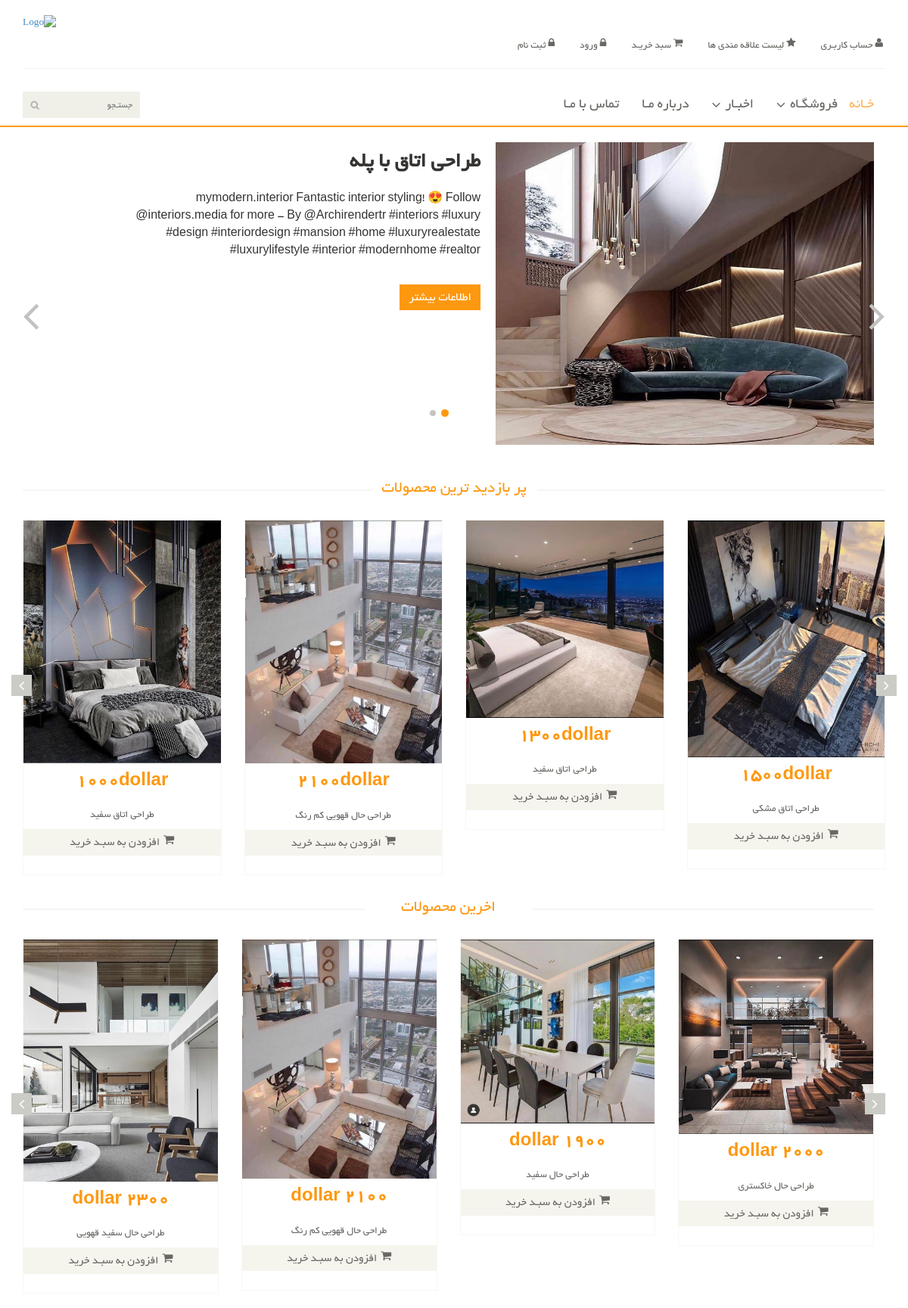
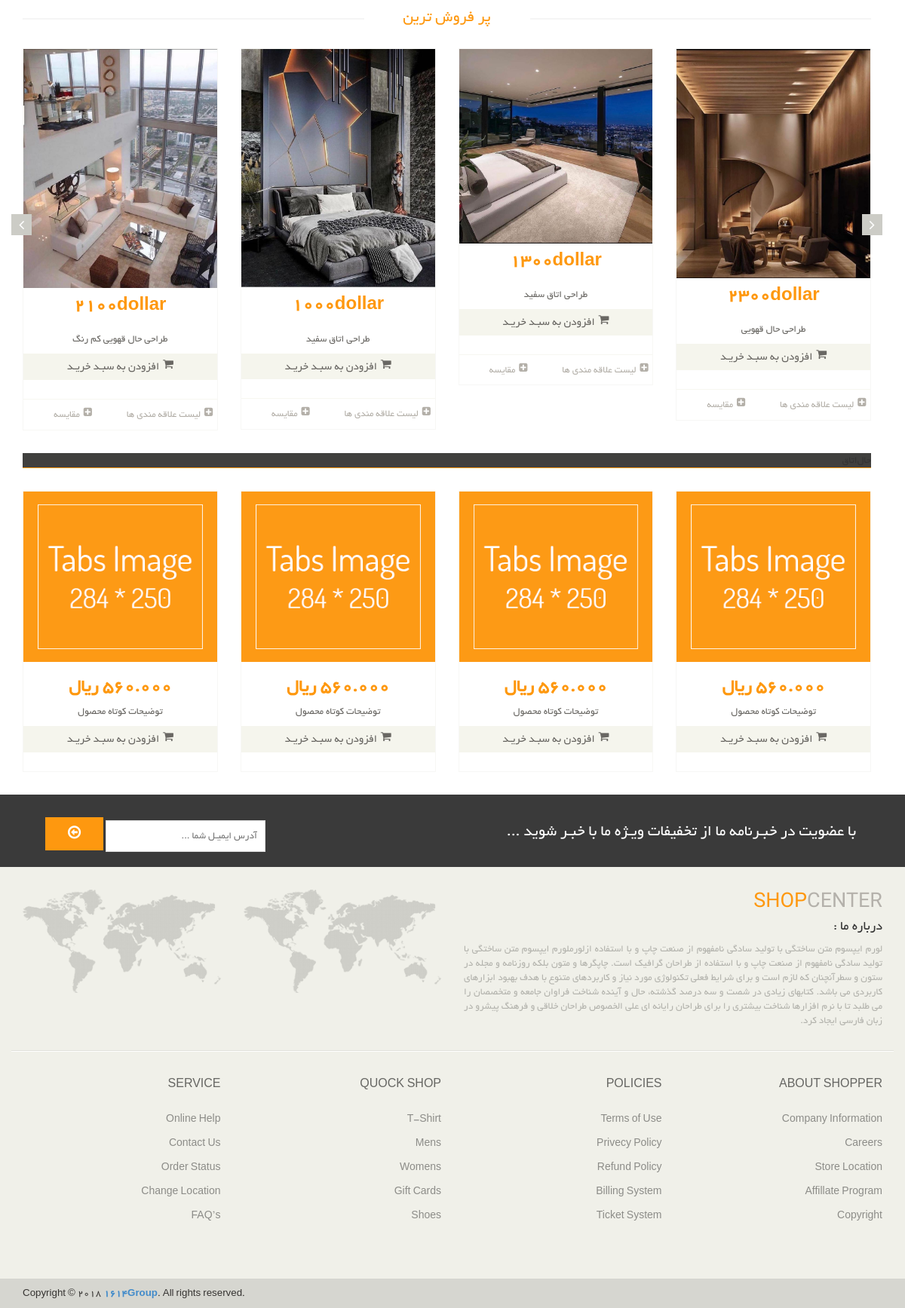
The page / on the database its author committed (2 pictures, top to bottom).
### eshop_sliders/models.py (models this page shows, shortened)
class Slider(models.Model):
    title=models.CharField(max_length=150,default=True)
    link=models.URLField(max_length=200,default=True)
    description=models.TextField(default=True)
    image=models.ImageField(upload_to=upload_image_path,blank=True,null=True)
    class Meta:
        verbose_name="اسلایدر"
        verbose_name_plural="اسلایدرها"

### eshop_product/models.py (models this page shows, shortened)
class Product(models.Model):
    title=models.CharField(max_length=150,verbose_name='عنوان')
    description=models.TextField(verbose_name='توضیحات')
    price=models.IntegerField(verbose_name='قیمت')
    image=models.ImageField(upload_to=upload_image_path,null=True,blank=True,verbose_name='عکس')
    active=models.BooleanField(default=False,verbose_name='فعال/غیر فعال')
    categories=models.ManyToManyField(PoroductCategory,blank=True,verbose_name='دسته بندی ها ')
    visit_count=models.IntegerField(default=0)
    bestselling=models.IntegerField(default=0)
    objects = ProductManager()
    class Meta:
        verbose_name = 'محصول'
        verbose_name_plural = 'محصولات'

### eshop_tamrini/views.py (the view)
# urls.py: path('', home_page),
def home_page(request):
    sliders=Slider.objects.all()
    most_visit_product=Product.objects.order_by('-visit_count').all()[:8]
    lates_product=Product.objects.order_by('-id').all()[:8]
    best_selling=Product.objects.order_by('-bestselling').all()[:8]
    categorty = PoroductCategory.objects.all()
    context={
        'sliders':sliders,
        'most_visit':my_grouper(4,most_visit_product),
        'lates':my_grouper(4,lates_product),
        'best_selling':my_grouper(4,best_selling),
        'category':categorty
    }
    return render (request,'home_page.html',context)

### templates/home_page.html (shortened to what this page needs)
{% extends 'share/_MainLayout.html' %}
{% load static %}
{% block content %}
    <section id="slider">
		<div class="container">
			<div class="row">
				<div class="col-sm-12">
					<div id="slider-carousel" class="carousel slide" data-ride="carousel">
						<ol class="carousel-indicators">
							<li data-target="#slider-carousel" data-slide-to="0" class="active"></li>
							<li data-target="#slider-carousel" data-slide-to="1"></li>
						</ol>
						<div class="carousel-inner">
								{% for slider in sliders %}
                                <div class="item {{ forloop.first|yesno:"active, " }}">
								  <div class="col-sm-6">
									<h2>{{ slider.title }}</h2>
									<p>{{ slider.description }} </p>
                                    <a href="{{ slider.link }}" class="btn btn-default get" target="_blank">اطلاعات بیشتر</a>
								</div>
								<div class="col-sm-6">
									<img src="{{ slider.image.url }}" class="girl img-responsive" alt="{{ slider.title }}" width="500px" height="400px"/>
								</div>
                                    </div>
								{% endfor %}
						</div>
						<a href="#slider-carousel" class="left control-carousel hidden-xs" data-slide="prev">
							<i class="fa fa-angle-left"></i>
						</a>
						<a href="#slider-carousel" class="right control-carousel hidden-xs" data-slide="next">
							<i class="fa fa-angle-right"></i>
						</a>
					</div>
				</div>
			</div>
		</div>
	</section>
	<section>
		<div class="container">
			<div class="row">
				<div class="recommended_items">
						<h2 class="title text-center">پر بازدید ترین محصولات</h2>
						<div id="recommended-item-carousel" class="carousel slide" data-ride="carousel">
							<div class="carousel-inner">
								{% for product_visit in most_visit %}
								<div class="item {{ forloop.first|yesno:'active,' }}" >
									{% for group in product_visit %}
									<div class="col-sm-3">
										<div class="product-image-wrapper">
											<div class="single-products">
												<div class="productinfo text-center">
													<img src="{{ group.image.url }}" alt="" />
													<h2>{{ group.price }}dollar</h2>
													<p>{{ group.title }}</p>
													<a href="#" class="btn btn-default add-to-cart"><i class="fa fa-shopping-cart"></i>افزودن به سبـد خرید</a>
												</div>
											</div>
										</div>
									</div>
									{% endfor %}
								</div>
								{% endfor %}
							</div>
							 <a class="left recommended-item-control" href="#recommended-item-carousel" data-slide="prev">
								<i class="fa fa-angle-left"></i>
							  </a>
							  <a class="right recommended-item-control" href="#recommended-item-carousel" data-slide="next">
								<i class="fa fa-angle-right"></i>
							  </a>
						</div>
					</div>
				<div class="col-sm-12 padding-right">
					<div class="features_items">
						<a href="shop-2.html"><h2 class="title text-center">اخرین محصولات</h2></a>
						<div id="new-item-carousel" class="carousel slide" data-ride="carousel">
						<div class="carousel-inner">
						{% for product_lates in lates %}
						<div class="item {{ forloop.first|yesno:"active," }}">
							      {% for akharin in product_lates %}
							      <div class="col-sm-3">
										<div class="product-image-wrapper">
											<div class="single-products">
												<div class="productinfo text-center">
													<img src="{{ akharin.image.url }}" alt="" />
													<h2>dollar {{ akharin.price }}</h2>
													<p>{{ akharin.title }}</p>
													<a href="#" class="btn btn-default add-to-cart"><i class="fa fa-shopping-cart"></i>افزودن به سبـد خرید</a>
												</div>
											</div>
										</div>
									</div>
							      {% endfor %}
						</div>
						{% endfor %}
					</div>
							<a class="left recommended-item-control" href="#new-item-carousel" data-slide="prev">
								<i class="fa fa-angle-left"></i>
							  </a>
							  <a class="right recommended-item-control" href="#new-item-carousel" data-slide="next">
								<i class="fa fa-angle-right"></i>
							  </a>
					</div>
					</div>
					<div class="features_items">
						<a href="shop.html"><h2 class="title text-center">پر فروش ترین</h2></a>
						<div id="major-item-carousel" class="carousel slide" data-ride="carousel">
						<div class="carousel-inner">
						{% for best in best_selling %}
						<div class="item {{ forloop.first|yesno:'active,' }}">
						  {% for selling in best %}
						    <div class="col-sm-3">
							<div class="product-image-wrapper">
								<div class="single-products">
										<div class="productinfo text-center">
											<img src="{{ selling.image.url }}" alt="" />
											<h2>{{ selling.price }}dollar</h2>
											<p>{{ selling.title }}</p>
											<a href="#" class="btn btn-default add-to-cart"><i class="fa fa-shopping-cart"></i>افزودن به سبـد خریـد</a>
										</div>
										<div class="product-overlay">
											<div class="overlay-content">
											</div>
										</div>
								</div>
								<div class="choose">
									<ul class="nav nav-pills nav-justified">
										<li>
											<a href="#">
												<i class="fa fa-plus-square"></i>لیست علاقه مندی ها
											</a>
										</li>
										<li><a href="#"><i class="fa fa-plus-square"></i>مقایسه</a></li>
									</ul>
								</div>
							</div>
						</div>
						  {% endfor %}
						</div>
						{% endfor %}
					</div>
							<a class="left recommended-item-control" href="#major-item-carousel" data-slide="prev">
								<i class="fa fa-angle-left"></i>
							  </a>
							  <a class="right recommended-item-control" href="#major-item-carousel" data-slide="next">
								<i class="fa fa-angle-right"></i>
							  </a>
					</div>
					</div>
					<div class="category-tab">
						<div class="col-sm-12">
							<ul class="nav nav-tabs">
                                {% for foo in category %}
                              <div class="item {{ forloop.first|yesno:"cative," }}">
                              <li><a href="#Tab_002" data-toggle="tab"></a>{{ foo.title }}</li>
                                 </div>
                                 {% endfor %}
							</ul>
						</div>
						<div class="tab-content">
							<div class="tab-pane fade active in" id="Tab_001" >
								<div class="col-sm-3">
									<div class="product-image-wrapper">
										<div class="single-products">
											<div class="productinfo text-center">
												<img src="{% static 'images/home/Tabs.png' %}" alt="" />
												<h2>560.000 ريال</h2>
												<p>توضیحات کوتاه محصول</p>
												<a href="#" class="btn btn-default add-to-cart"><i class="fa fa-shopping-cart"></i>افزودن به سبـد خریـد</a>
											</div>
										</div>
									</div>
								</div>
                                <div class="col-sm-3">
									<div class="product-image-wrapper">
										<div class="single-products">
											<div class="productinfo text-center">
												<img src="{% static 'images/home/Tabs.png' %}" alt="" />
												<h2>560.000 ريال</h2>
												<p>توضیحات کوتاه محصول</p>
												<a href="#" class="btn btn-default add-to-cart"><i class="fa fa-shopping-cart"></i>افزودن به سبـد خریـد</a>
											</div>
										</div>
									</div>
								</div>
                                <div class="col-sm-3">
									<div class="product-image-wrapper">
										<div class="single-products">
											<div class="productinfo text-center">
												<img src="{% static 'images/home/Tabs.png' %}" alt="" />
												<h2>560.000 ريال</h2>
												<p>توضیحات کوتاه محصول</p>
												<a href="#" class="btn btn-default add-to-cart"><i class="fa fa-shopping-cart"></i>افزودن به سبـد خریـد</a>
											</div>
										</div>
									</div>
								</div>
								<div class="col-sm-3">
									<div class="product-image-wrapper">
										<div class="single-products">
											<div class="productinfo text-center">
												<img src="{% static 'images/home/Tabs.png' %}" alt="" />
												<h2>560.000 ريال</h2>
												<p>توضیحات کوتاه محصول</p>
												<a href="#" class="btn btn-default add-to-cart"><i class="fa fa-shopping-cart"></i>افزودن به سبـد خریـد</a>
											</div>
										</div>
									</div>
								</div>
							</div>
						</div>
					</div>
				</div>
			</div>
		</div>
	</section>
{% endblock %}

### rows shown on the page
Slider: title "طراحی اتاق با پله", description "mymodern.interior Fantastic interior styling! 😍 Follow @interiors.media for more - By @Archirendertr #interiors #luxury #design #interiordesign #mansion #home #luxuryrealestate #luxurylifestyle #interior #modernhome #realtor", image (picture)
Product: image (picture), price "1000", title "طراحی اتاق سفید"
Product: image (picture), price "2100", title "طراحی حال قهویی کم رنگ"
Product: image (picture), price "1300", title "طراحی اتاق سفید"
Product: image (picture), price "1500", title "طراحی اتاق مشکی"
Product: image (picture), price "2300", title "طراحی حال سفید قهویی"
Product: image (picture), price "1900", title "طراحی حال سفید"
Product: image (picture), price "2000", title "طراحی حال خاکستری"
Product: image (picture), price "2300", title "طراحی حال قهویی"
